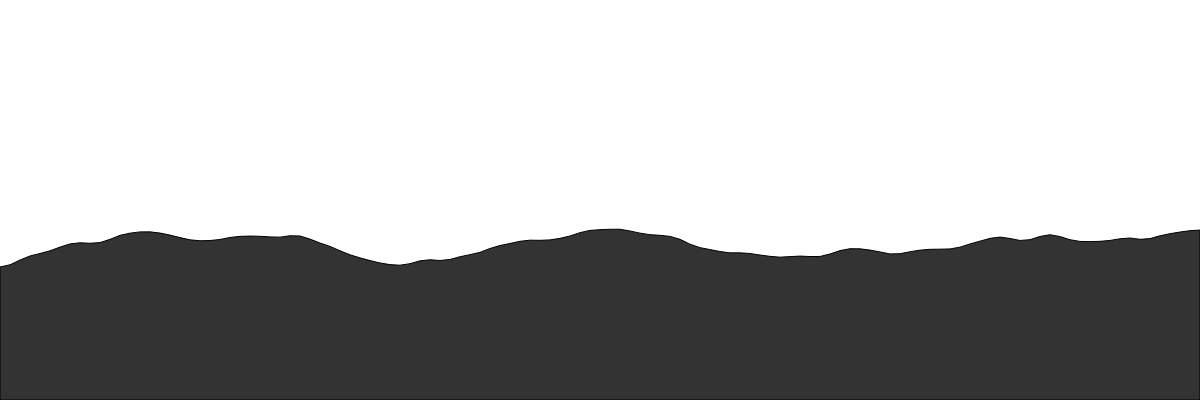
Frame 1 (no input)
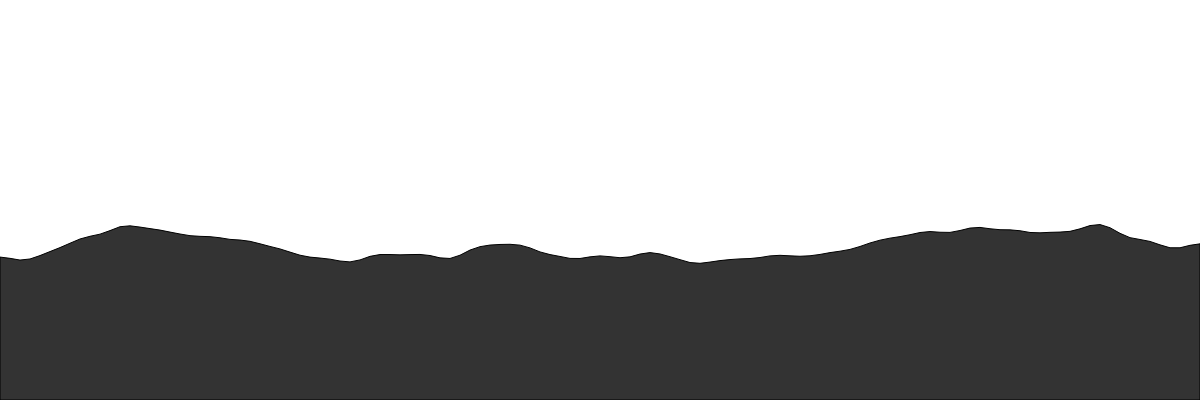
Frame 60 (no input)
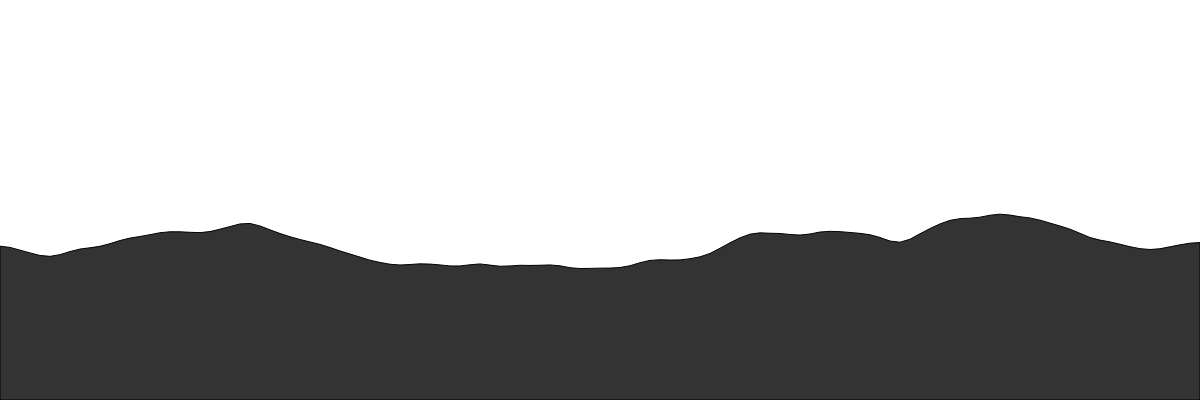
Frame 120 (the mouse pressed at the canvas centre since frame 60)

The p5.js sketch that drew these frames (run headless with seeded random() and noise() and a simulated clock; from frame 60 on, the mouse is pressed at the canvas centre):

// p5.js sketch
// ── sketch.js
var yoff = 0.0;        // 2nd dimension of perlin noise

function setup() {
  createCanvas(window.innerWidth, 400);
}

function draw() {
  background(255);

  fill(51);
  // We are going to draw a polygon out of the wave points
  beginShape(); 
  
  var xoff = 0;       // Option #1: 2D Noise
  // var xoff = yoff; // Option #2: 1D Noise
  
  // Iterate over horizontal pixels
  for (var x = 0; x <= width; x += 10) {
    // Calculate a y value according to noise, map to 
    
    // Option #1: 2D Noise
    var y = map(noise(xoff, yoff), 0, 1, 200,300);

    // Option #2: 1D Noise
    // var y = map(noise(xoff), 0, 1, 200,300);
    
    // Set the vertex
    vertex(x, y); 
    // Increment x dimension for noise
    xoff += 0.05;
  }
  // increment y dimension for noise
  yoff += 0.01;
  vertex(width, height);
  vertex(0, height);
  endShape(CLOSE);
}
